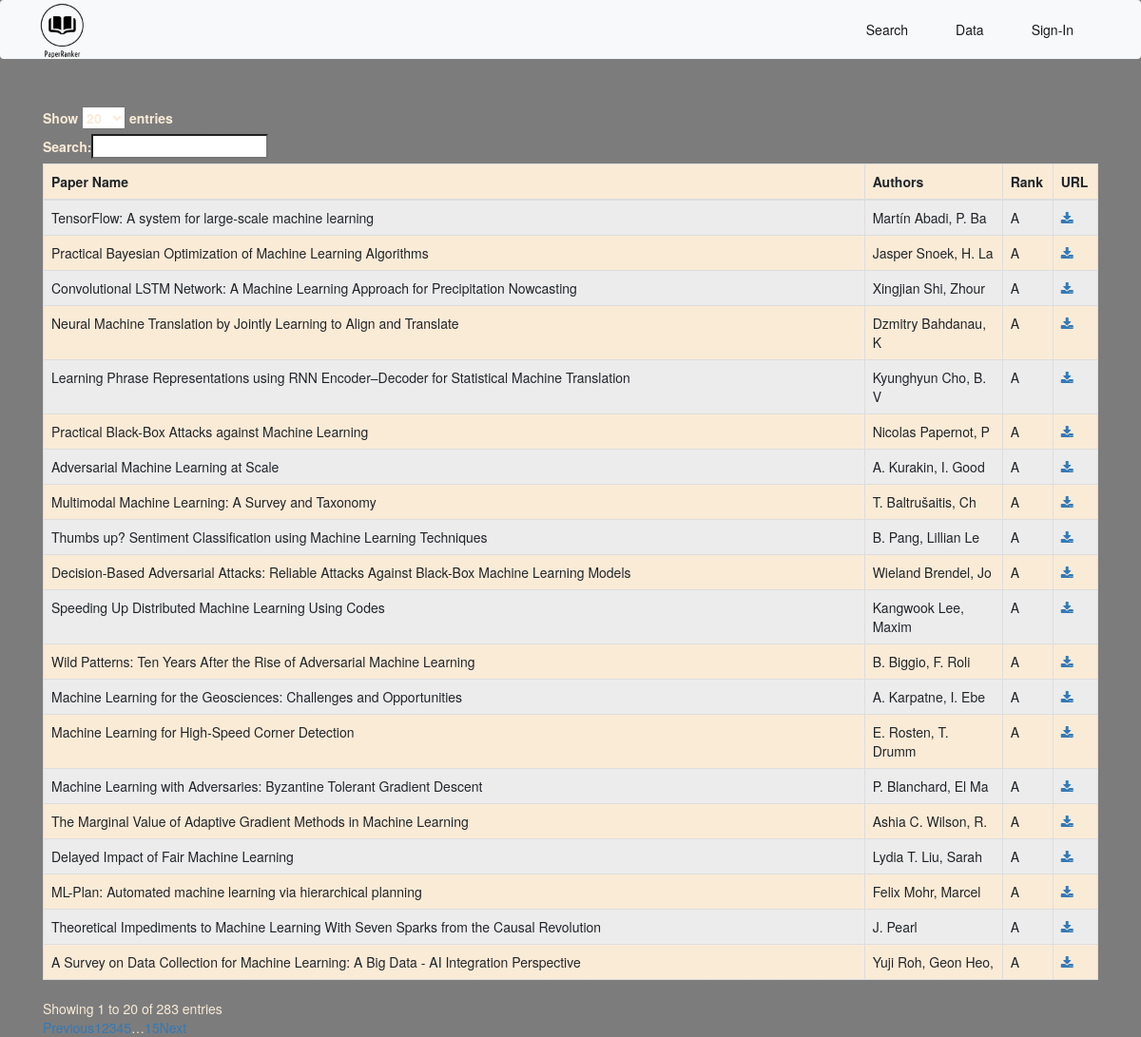
The app's page /paperData with its own data.
### ranker/models.py (models this page shows, shortened)
class fetchinfo(models.Model):
	keyword = models.CharField(max_length=100,help_text='keyword for search',default ="NULL" )
	paperid = models.CharField(max_length=100,help_text='hash of paper',default ="NULL" )
	papername = models.CharField(max_length=500,help_text='Enter name of the paper')
	authors=models.CharField(max_length=500,help_text="Enter names of authors of the paper")
	conference=models.CharField(max_length=100,blank=True,null=True,default="NA")
	rank=models.CharField(max_length=2,blank=True,null=True,default="NA",help_text="Rank of conference")
	citations = models.IntegerField(default = 0)
	infcitations = models.IntegerField(default = 0,help_text = "Influential_citations")
	url = models.URLField(max_length=200, null = True , default = "NA")
	access = models.BooleanField(default = False)
	class Meta:
		ordering = ['rank']

### ranker/views.py (the view)
# urls.py: path('paperData', views.frequentView.as_view(), name='paperData'),
class frequentView(ListView):
    template_name = 'paperData.html'
    def get_queryset(self): # new
        return paperData

### ranker/views.py (called while the page is built)
def paperData():
	obj = Mkeyword.objects.aggregate(Max('frequency'))
	maxf =obj["frequency__max"]
	obj = Mkeyword.objects.filter(frequency = maxf).first()
	if(obj==None):
		return []
	kname = obj.keyword
	context =[]
	dbres = fetchinfo.objects.filter(keyword=kname)
	for x in dbres:
		tmp = [x.papername,x.authors[:20],x.rank,x.url,x.conference]
		context.append(tmp)
	return context

### templates/paperData.html (shortened to what this page needs)
{% extends 'base.html' %}
{% block body %}
<br>
    <div class="container" style="color: antiquewhite; ">
        <table id="example" class="table table-striped table-bordered nowrap" style="width:100%; background-color: antiquewhite;">
            <thead>
                <tr>
                    <th>Paper Name</th>
                    <th>Authors</th>
                    <th>Rank</th>
                    <th>URL</th>
                </tr>
            </thead>
            <tbody>
	  {% for entry in object_list %}
                <tr>
                    <td>{{ entry.0 }}</td>
                    <td>{{ entry.1 }}</td>
                    <td>{{ entry.2 }}</td>
                    <td><a href = {{ entry.3 }} target="_blank"><i class="fa fa-download "></i></a></td>
                </tr>
  	{% endfor %}
            </tbody>
        </table>
    </div>
{% endblock body %}

### templates/base.html (shortened to what this page needs)
<!doctype html>
<html lang="en" style="background: linear-gradient(rgba(0, 0, 0, 0.3),rgba(0, 0, 0, 0.3)), url('https://img5.goodfon.com/wallpaper/nbig/c/35/books-glasses-table-library.jpg');background-size: cover;height: 100%;margin: 0%;">
  <head>
   {% load static %}
    <link href="https://cdn.jsdelivr.net/npm/bootstrap@5.1.3/dist/css/bootstrap.min.css" rel="stylesheet">
      <link rel="stylesheet" href="https://maxcdn.bootstrapcdn.com/bootstrap/3.3.7/css/bootstrap.min.css">
      <link rel="stylesheet" href="https://cdn.datatables.net/1.10.22/css/dataTables.bootstrap.min.css">
      <link rel="stylesheet" href="https://cdn.datatables.net/fixedheader/3.1.7/css/fixedHeader.bootstrap.min.css">
      <link rel="stylesheet" href=" https://cdn.datatables.net/responsive/2.2.6/css/responsive.bootstrap.min.css">
      <link rel="stylesheet" href="https://cdnjs.cloudflare.com/ajax/libs/font-awesome/4.7.0/css/font-awesome.min.css">
  </head>
    <body style="background: linear-gradient(rgba(0, 0, 0, 0.3),rgba(0, 0, 0, 0.3)), url('https://img5.goodfon.com/wallpaper/nbig/c/35/books-glasses-table-library.jpg');background-repeat: no-repeat;background-size: cover;height: 100%;margin: 0%;">
    <nav class="navbar navbar-expand-lg navbar-light bg-light">
      <div class="container-fluid">
        <a class="navbar-brand" href="/"><img src="{% static 'logo.png' %}" width="100" height="100" style="margin-top: -34px;" /></a>
        <div class="collapse navbar-collapse" id="navbarSupportedContent" >
          <ul class="navbar-nav ms-auto mb-2 mb-lg-0 mx-4" style="float:right; ">
            <li class="nav-item" style="margin: 0 20px;">
              <a class="nav-link active" aria-current="page" href="/" >Search</a>
            </li>
             <li class="nav-item" style="margin: 0 20px;">
              <a class="nav-link active" aria-current="page" href="/paperData" >Data</a>
            </li>
            <li class="nav-item" style="margin: 0 20px;">
              <a class="nav-link active" aria-current="page" href="/signin" >Sign-In</a>
            </li>
          </ul>
        </div>
      </div>
    </nav>
    {% block body %} {% endblock body %}
  </body>
</html>

### records on screen
fetchinfo: papername "TensorFlow: A system for large-scale machine learning"
fetchinfo: papername "Practical Bayesian Optimization of Machine Learning Algorithms"
fetchinfo: papername "Convolutional LSTM Network: A Machine Learning Approach for Precipitation Nowcasting"
fetchinfo: papername "Neural Machine Translation by Jointly Learning to Align and Translate"
fetchinfo: papername "Learning Phrase Representations using RNN Encoder–Decoder for Statistical Machine Translation"
fetchinfo: papername "Practical Black-Box Attacks against Machine Learning"
fetchinfo: papername "Adversarial Machine Learning at Scale"
fetchinfo: papername "Multimodal Machine Learning: A Survey and Taxonomy"
fetchinfo: papername "Thumbs up? Sentiment Classification using Machine Learning Techniques"
fetchinfo: papername "Decision-Based Adversarial Attacks: Reliable Attacks Against Black-Box Machine Learning Models"
fetchinfo: papername "Speeding Up Distributed Machine Learning Using Codes"
fetchinfo: papername "Wild Patterns: Ten Years After the Rise of Adversarial Machine Learning", authors "B. Biggio, F. Roli"
fetchinfo: papername "Machine Learning for the Geosciences: Challenges and Opportunities"
fetchinfo: papername "Machine Learning for High-Speed Corner Detection"
fetchinfo: papername "Machine Learning with Adversaries: Byzantine Tolerant Gradient Descent"
fetchinfo: papername "The Marginal Value of Adaptive Gradient Methods in Machine Learning"
fetchinfo: papername "Delayed Impact of Fair Machine Learning"
fetchinfo: papername "ML-Plan: Automated machine learning via hierarchical planning"
fetchinfo: papername "Theoretical Impediments to Machine Learning With Seven Sparks from the Causal Revolution", authors "J. Pearl"
fetchinfo: papername "A Survey on Data Collection for Machine Learning: A Big Data - AI Integration Perspective"

### other values on screen
{{ entry.1 }} "Martín Abadi, P. Ba" "Jasper Snoek, H. La" "Xingjian Shi, Zhour" "Dzmitry Bahdanau, K" "Kyunghyun Cho, B. V" "Nicolas Papernot, P" "A. Kurakin, I. Good" "T. Baltrušaitis, Ch" "B. Pang, Lillian Le" "Wieland Brendel, Jo" "Kangwook Lee, Maxim" "A. Karpatne, I. Ebe" "E. Rosten, T. Drumm" "P. Blanchard, El Ma" "Ashia C. Wilson, R." "Lydia T. Liu, Sarah" "Felix Mohr, Marcel" "Yuji Roh, Geon Heo,"
{{ entry.2 }} "A" "A" "A" "A" "A" "A" "A" "A" "A" "A" "A" "A" "A" "A" "A" "A" "A" "A" "A" "A"
